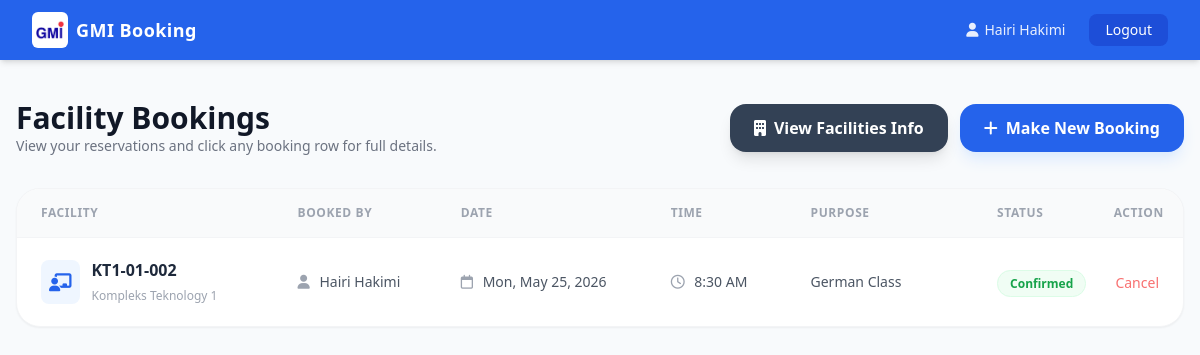
Page /booker.php (signed in) on the committed database.
### tables this page shows
CREATE TABLE `system_settings` (
  `setting_key` varchar(100) NOT NULL,
  `setting_value` varchar(255) DEFAULT NULL
);

CREATE TABLE `booking` (
  `booking_id` int(20) NOT NULL,
  `user_id` varchar(20) NOT NULL,
  `facility_id` varchar(30) NOT NULL,
  `date` date NOT NULL,
  `time` time NOT NULL,
  `purpose` varchar(255) DEFAULT NULL,
  `emergency_phone` varchar(30) DEFAULT NULL,
  `remarks` text DEFAULT NULL
);

CREATE TABLE `facilities` (
  `facility_id` int(20) NOT NULL,
  `name` varchar(100) NOT NULL,
  `location` varchar(100) NOT NULL,
  `category` varchar(50) NOT NULL,
  `description` text DEFAULT NULL,
  `peripherals` text DEFAULT NULL,
  `image_url` varchar(255) DEFAULT NULL,
  `person_in_charge` varchar(100) DEFAULT NULL,
  `pic_phone` varchar(30) DEFAULT NULL,
  `pic_details` text DEFAULT NULL
);

CREATE TABLE `users` (
  `user_id` int(100) NOT NULL,
  `matric_id` varchar(100) NOT NULL,
  `full_name` varchar(100) NOT NULL,
  `password` varchar(100) NOT NULL,
  `email` varchar(100) NOT NULL,
  `role` varchar(100) NOT NULL,
  `phone_number` varchar(30) NOT NULL,
  `address` varchar(300) NOT NULL
);

### booker.php (the view, shortened to what this page needs)
<?php
include 'connectdb.php';
require_once 'system_helpers.php';
mysqli_select_db($dataconn, 'cookie');
$user_id = $_SESSION['user_id'];
$user_id_sql = mysqli_real_escape_string($dataconn, $user_id);
$user_id_column = spg_user_id_column($dataconn);
$query = "SELECT b.booking_id, b.date, b.time, b.purpose, b.emergency_phone, b.remarks,
                 f.name AS fac_name, f.location, f.category, " . spg_facility_description_select('f', 'fd') . ", f.peripherals,
                 f.person_in_charge, f.pic_phone, f.pic_details,
                 u.full_name, u.email, u.matric_id, u.phone_number
          FROM booking b
          INNER JOIN facilities f ON b.facility_id = f.facility_id
          " . spg_facility_description_join('f', 'fd') . "
          INNER JOIN users u ON b.user_id = u.$user_id_column
          WHERE b.user_id = '$user_id_sql'
          ORDER BY b.date DESC, b.time DESC";
$result = mysqli_query($dataconn, $query);
?>
<!DOCTYPE html>
<html lang="en">
<head>
    <script src="https://cdn.tailwindcss.com"></script>
    <link rel="stylesheet"
    href="https://cdnjs.cloudflare.com/ajax/libs/font-awesome/6.4.0/css/all.min.css">
</head>
<body class="bg-[#f8fafc] font-sans antialiased text-slate-800">
    <nav class="bg-[#2563eb] text-white shadow-md px-8 py-3 flex justify-between items-center">
        <div class="flex items-center space-x-2">
            <?= spg_brand_logo($dataconn, 'h-9 w-9') ?>
            <span class="text-lg font-bold tracking-wide">
                GMI Booking
            </span>
        </div>
        <div class="flex items-center space-x-6 text-sm font-medium">
            <span class="opacity-90"><i class="fa-solid fa-user mr-1.5"></i><?= htmlspecialchars($_SESSION['username']) ?></span>
            <a href="login.php?action=logout"
            class="bg-blue-700 px-4 py-1.5 rounded-lg hover:bg-blue-800 transition">
                Logout
            </a>
        </div>
    </nav>
    <main class="max-w-7xl mx-auto px-4 py-10">
        <div class="flex flex-col md:flex-row md:items-center justify-between mb-8 gap-4">
            <div>
                <h1 class="text-3xl font-bold text-gray-900">
                    Facility Bookings
                </h1>
                <p class="text-gray-500 text-sm">
                    View your reservations and click any booking row for full details.
                </p>
            </div>
            <div class="flex flex-col sm:flex-row gap-3">
                <a href="facilitylist.php"
                class="inline-flex items-center justify-center gap-2 bg-slate-700 hover:bg-slate-800 text-white px-6 py-3 rounded-2xl font-bold transition shadow-lg">
                    <i class="fa-solid fa-building"></i>
                    <span>
                        View Facilities Info
                    </span>
                </a>
                <a href="booking.php"
                class="inline-flex items-center justify-center gap-2 bg-blue-600 hover:bg-blue-700 text-white px-6 py-3 rounded-2xl font-bold transition shadow-lg shadow-blue-100">
                    <i class="fa-solid fa-plus"></i>
                    <span>
                        Make New Booking
                    </span>
                </a>
            </div>
        </div>
        <div class="bg-white rounded-3xl shadow-sm border border-gray-100 overflow-hidden">
            <div class="overflow-x-auto">
                <table class="w-full min-w-[1050px] text-left table-fixed">
                    <colgroup>
                        <col class="w-[22%]">
                        <col class="w-[14%]">
                        <col class="w-[18%]">
                        <col class="w-[12%]">
                        <col class="w-[16%]">
                        <col class="w-[10%]">
                        <col class="w-[8%]">
                    </colgroup>
                    <thead class="bg-gray-50 border-b border-gray-100">
                        <tr>
                            <th class="px-6 py-4 text-xs font-bold text-gray-400 uppercase tracking-wider">
                                Facility
                            </th>
                            <th class="px-6 py-4 text-xs font-bold text-gray-400 uppercase tracking-wider">
                                Booked By
                            </th>
                            <th class="px-6 py-4 text-xs font-bold text-gray-400 uppercase tracking-wider">
                                Date
                            </th>
                            <th class="px-6 py-4 text-xs font-bold text-gray-400 uppercase tracking-wider">
                                Time
                            </th>
                            <th class="px-6 py-4 text-xs font-bold text-gray-400 uppercase tracking-wider">
                                Purpose
                            </th>
                            <th class="px-6 py-4 text-xs font-bold text-gray-400 uppercase tracking-wider">
                                Status
                            </th>
                            <th class="px-6 py-4 text-xs font-bold text-gray-400 uppercase tracking-wider text-right">
                                Action
                            </th>
                        </tr>
                    </thead>
                    <tbody class="divide-y divide-gray-100">
                        <?php if ($result && mysqli_num_rows($result) > 0): ?>
                            <?php while ($row = mysqli_fetch_assoc($result)): ?>
                                <tr class="hover:bg-gray-50 transition cursor-pointer booking-row" data-target="booking-details-<?= $row['booking_id'] ?>">
                                    <td class="px-6 py-5">
                                        <div class="flex items-center gap-3">
                                            <div class="p-2 bg-blue-50 text-blue-600 rounded-lg text-lg">
                                                <i class="fa-solid fa-chalkboard-user"></i>
                                            </div>
                                            <div>
                                                <span class="font-bold text-slate-800 block">
                                                    <?= htmlspecialchars($row['fac_name']) ?>
                                                </span>
                                                <span class="text-xs text-gray-400">
                                                    <?= htmlspecialchars($row['location']) ?>
                                                </span>
                                            </div>
                                        </div>
                                    </td>
                                    <td class="px-6 py-5 text-sm text-gray-600 whitespace-nowrap">
                                        <i class="fa-solid fa-user mr-1.5 text-gray-400"></i>
                                        <?= htmlspecialchars($row['full_name']) ?>
                                    </td>
                                    <td class="px-6 py-5 text-sm text-gray-600 whitespace-nowrap">
                                        <i class="fa-regular fa-calendar mr-1.5 text-gray-400"></i>
                                        <?= date('D, M j, Y', strtotime($row['date'])) ?>
                                    </td>
                                    <td class="px-6 py-5 text-sm text-gray-600 whitespace-nowrap">
                                        <i class="fa-regular fa-clock mr-1.5 text-gray-400"></i>
                                        <?= date('g:i A', strtotime($row['time'])) ?>
                                    </td>
                                    <td class="px-6 py-5 text-sm text-gray-600">
                                        <div class="truncate" title="<?= htmlspecialchars($row['purpose'] ?: '-') ?>">
                                        <?= htmlspecialchars($row['purpose'] ?: '-') ?>
                                        </div>
                                    </td>
                                    <td class="px-6 py-5">
                                        <span class="px-3 py-1 text-xs font-bold rounded-full bg-green-50 text-green-600 border border-green-100">
                                            Confirmed
                                        </span>
                                    </td>
                                    <td class="px-6 py-5 text-right whitespace-nowrap">
                                        <a href="booker.php?cancel_id=<?= $row['booking_id'] ?>"
                                           onclick="event.stopPropagation(); return confirm('Are you sure you want to cancel this booking?')"
                                           class="text-red-400 hover:text-red-600 text-sm font-medium transition">
                                            Cancel
                                        </a>
                                    </td>
                                </tr>
                            <?php endwhile; ?>
                        <?php endif; ?>
                    </tbody>
                </table>
            </div>
        </div>
    </main>
</body>
</html>

### system_helpers.php (shortened to what this page needs)
<?php
function spg_column_exists($conn, $table, $column) {
    $table = mysqli_real_escape_string($conn, $table);
    $column = mysqli_real_escape_string($conn, $column);
    $result = mysqli_query($conn, "SHOW COLUMNS FROM `$table` LIKE '$column'");
    return $result && mysqli_num_rows($result) > 0;
}
function spg_ensure_schema($conn) {
    mysqli_query($conn, "CREATE TABLE IF NOT EXISTS system_settings (
        setting_key VARCHAR(100) NOT NULL PRIMARY KEY,
        setting_value VARCHAR(255) NULL
    )");
    mysqli_query($conn, "CREATE TABLE IF NOT EXISTS facility_categories (
        category_id INT NOT NULL AUTO_INCREMENT PRIMARY KEY,
        category_name VARCHAR(50) NOT NULL UNIQUE
    )");
    mysqli_query($conn, "CREATE TABLE IF NOT EXISTS facility_descriptions (
        description_id INT NOT NULL AUTO_INCREMENT PRIMARY KEY,
        facility_id INT NOT NULL UNIQUE,
        description TEXT NULL,
        unique_details TEXT NULL,
        created_at TIMESTAMP DEFAULT CURRENT_TIMESTAMP,
        updated_at TIMESTAMP DEFAULT CURRENT_TIMESTAMP ON UPDATE CURRENT_TIMESTAMP
    )");
    $default_categories = array('Classroom', 'Computer Lab', 'Lecture Hall', 'Meeting Room', 'Auditorium', 'Workshop', 'Laboratory', 'Mini Cinema');
    foreach ($default_categories as $category) {
        $category = mysqli_real_escape_string($conn, $category);
        mysqli_query($conn, "INSERT IGNORE INTO facility_categories (category_name) VALUES ('$category')");
    }
    mysqli_query($conn, "INSERT IGNORE INTO facility_categories (category_name)
        SELECT DISTINCT category FROM facilities WHERE category IS NOT NULL AND category <> ''");
    $facility_columns = array(
        'description' => "ALTER TABLE facilities ADD description TEXT NULL",
        'peripherals' => "ALTER TABLE facilities ADD peripherals TEXT NULL",
        'image_url' => "ALTER TABLE facilities ADD image_url VARCHAR(255) NULL",
        'person_in_charge' => "ALTER TABLE facilities ADD person_in_charge VARCHAR(100) NULL",
        'pic_phone' => "ALTER TABLE facilities ADD pic_phone VARCHAR(30) NULL",
        'pic_details' => "ALTER TABLE facilities ADD pic_details TEXT NULL"
    );
    foreach ($facility_columns as $column => $sql) {
        if (!spg_column_exists($conn, 'facilities', $column)) {
            mysqli_query($conn, $sql);
        }
    }
    mysqli_query($conn, "INSERT INTO facility_descriptions (facility_id, description)
        SELECT facility_id, description
        FROM facilities
        WHERE description IS NOT NULL AND description <> ''
        ON DUPLICATE KEY UPDATE
            description = IF(facility_descriptions.description IS NULL OR facility_descriptions.description = '', VALUES(description), facility_descriptions.description)");
    mysqli_query($conn, "ALTER TABLE facilities MODIFY name VARCHAR(100) NOT NULL");
    mysqli_query($conn, "ALTER TABLE facilities MODIFY location VARCHAR(100) NOT NULL");
    mysqli_query($conn, "ALTER TABLE facilities MODIFY category VARCHAR(50) NOT NULL");
    if (spg_column_exists($conn, 'users', 'phone_number')) {
        mysqli_query($conn, "ALTER TABLE users MODIFY phone_number VARCHAR(30) NOT NULL");
    }
    if (spg_column_exists($conn, 'booking', 'time')) {
        mysqli_query($conn, "ALTER TABLE booking MODIFY time TIME NOT NULL");
    }
    $booking_columns = array(
        'purpose' => "ALTER TABLE booking ADD purpose VARCHAR(255) NULL",
        'emergency_phone' => "ALTER TABLE booking ADD emergency_phone VARCHAR(30) NULL",
        'remarks' => "ALTER TABLE booking ADD remarks TEXT NULL"
    );
    foreach ($booking_columns as $column => $sql) {
        if (!spg_column_exists($conn, 'booking', $column)) {
            mysqli_query($conn, $sql);
        }
    }
}
function spg_facility_description_join($facility_alias = 'f', $description_alias = 'fd') {
    return "LEFT JOIN facility_descriptions $description_alias ON $description_alias.facility_id = $facility_alias.facility_id";
}
function spg_facility_description_select($facility_alias = 'f', $description_alias = 'fd') {
    return "COALESCE($description_alias.description, $facility_alias.description) AS facility_description, $description_alias.unique_details AS unique_details";
}
function spg_get_setting($conn, $key) {
    spg_ensure_schema($conn);
    $key = mysqli_real_escape_string($conn, $key);
    $result = mysqli_query($conn, "SELECT setting_value FROM system_settings WHERE setting_key = '$key' LIMIT 1");
    if ($result && $row = mysqli_fetch_assoc($result)) {
        return $row['setting_value'];
    }
    return '';
}
function spg_brand_logo($conn, $classes = 'h-9 w-9') {
    $logo_url = trim(spg_get_setting($conn, 'gmi_logo_url'));
    if ($logo_url !== '') {
        return "<img src='" . htmlspecialchars($logo_url) . "' alt='GMI Logo' class='" . htmlspecialchars($classes) . " object-contain bg-white rounded-md p-1'>";
    }
    return "<i class='fa-solid fa-building-shield text-xl'></i>";
}
function spg_user_id_column($conn) {
    return spg_column_exists($conn, 'users', 'user_id') ? 'user_id' : 'id';
}
?>

### rows in the picture
system_settings: setting_value (picture)
booking: facility.name "KT1-01-002", facility.location "Kompleks Teknology 1", user.full_name "Hairi Hakimi", date "Mon, May 25, 2026", time "8:30 AM", purpose "German Class"

### other values in the picture
$_SESSION['username'] "Hairi Hakimi"
